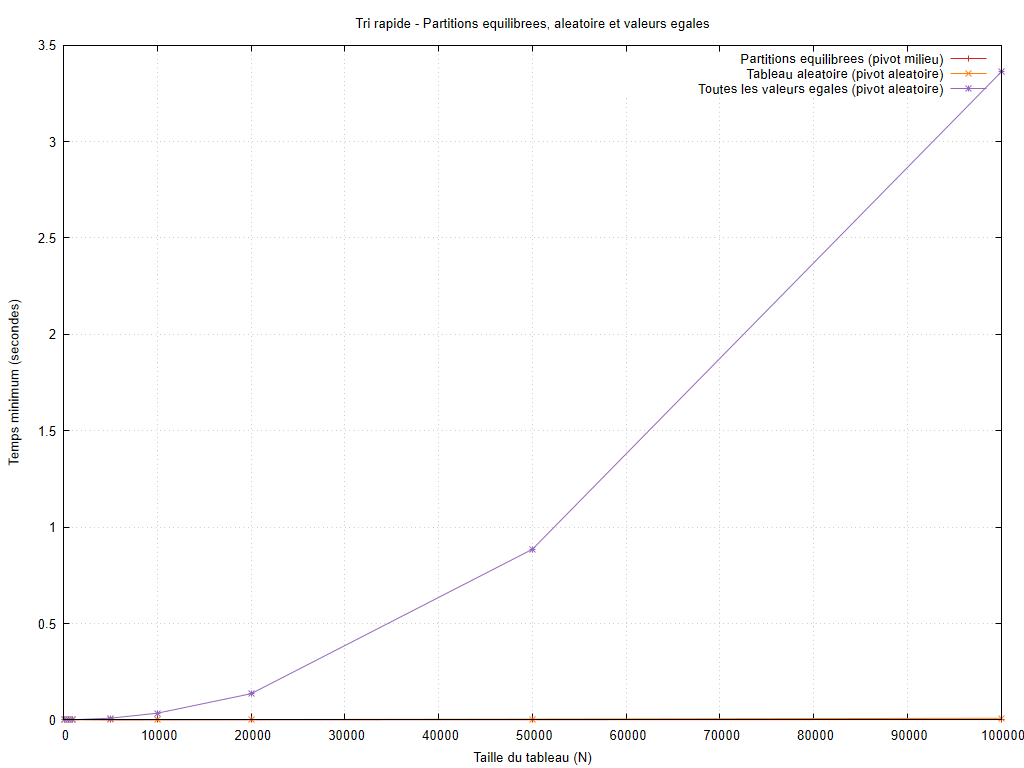

This chart was generated by the following gnuplot code:
set encoding utf8
set terminal pngcairo size 1024,768 font 'Arial,10'
set output 'graphiques/20261010_184935/cases/quick_sort_best_avg_worst_cases.png'
set datafile missing 'non_mesure'
set title 'Tri rapide - Partitions equilibrees, aleatoire et valeurs egales'
set xlabel 'Taille du tableau (N)'
set ylabel 'Temps minimum (secondes)'
set grid
set yrange [0:*]
plot 'resultats/20261010_184935/cases/quick_sort_best_avg_worst_cases.dat' using 1:2 title 'Partitions equilibrees (pivot milieu)' with linespoints lc rgb '#d62728', 'resultats/20261010_184935/cases/quick_sort_best_avg_worst_cases.dat' using 1:3 title 'Tableau aleatoire (pivot aleatoire)' with linespoints lc rgb '#ff7f0e', 'resultats/20261010_184935/cases/quick_sort_best_avg_worst_cases.dat' using 1:4 title 'Toutes les valeurs egales (pivot aleatoire)' with linespoints lc rgb '#9467bd'
unset output
